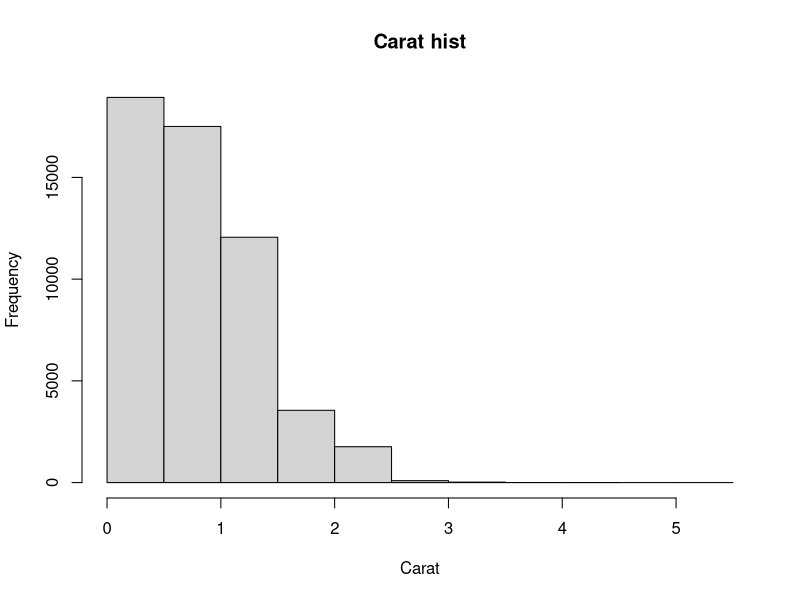
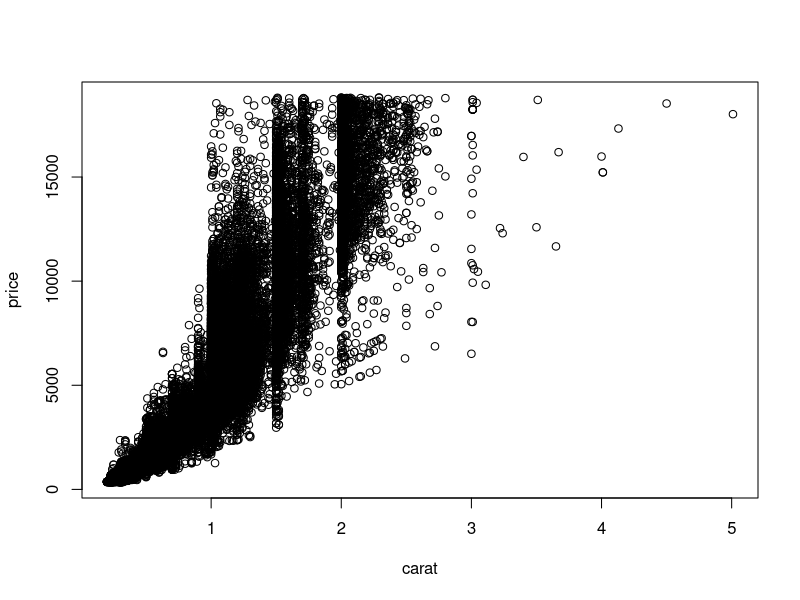
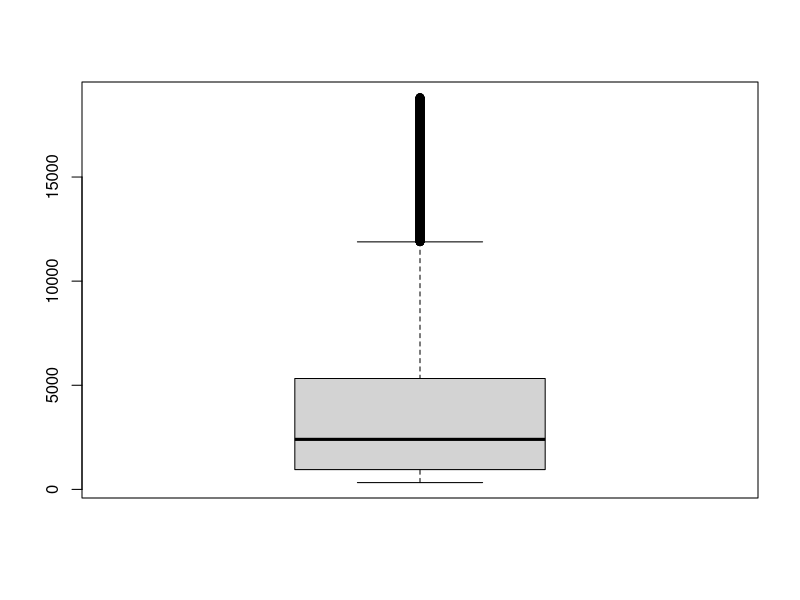
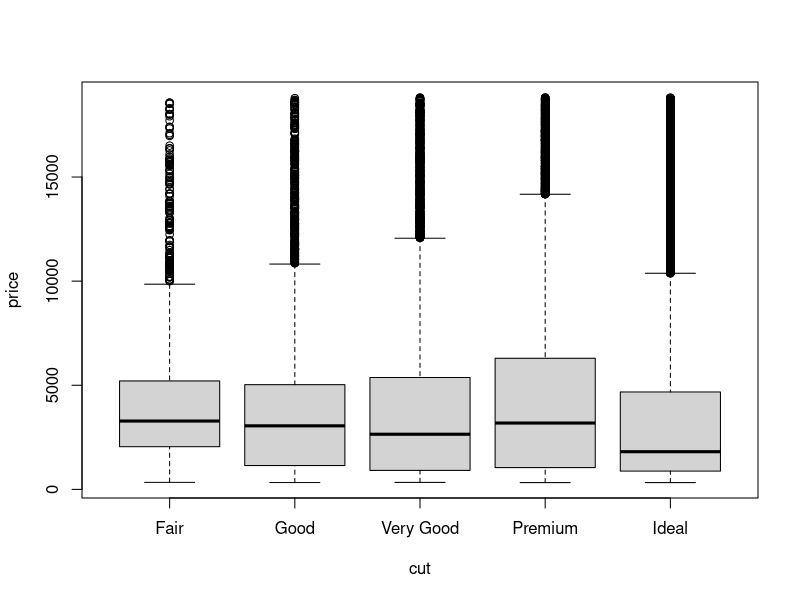
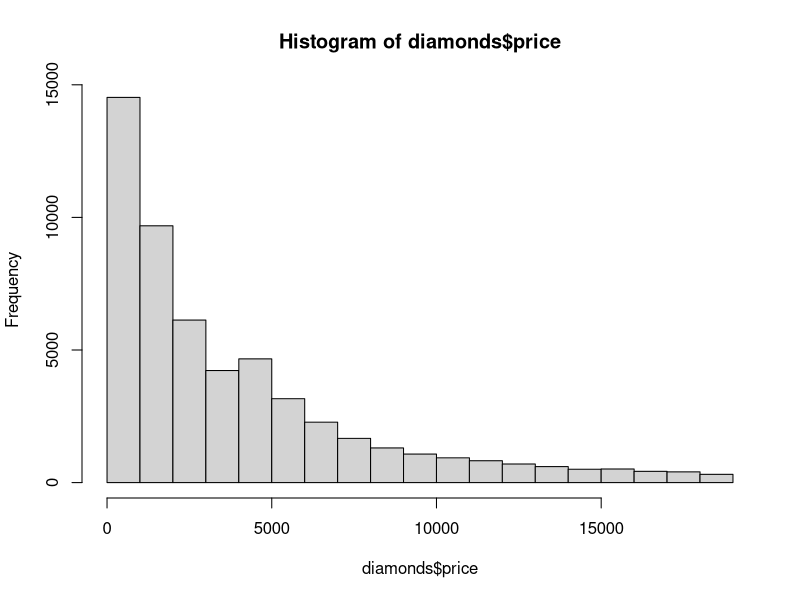
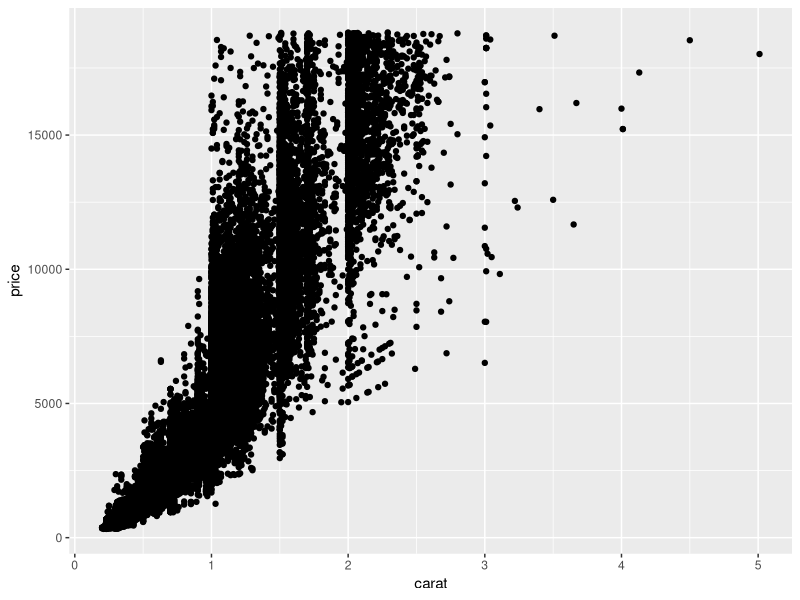
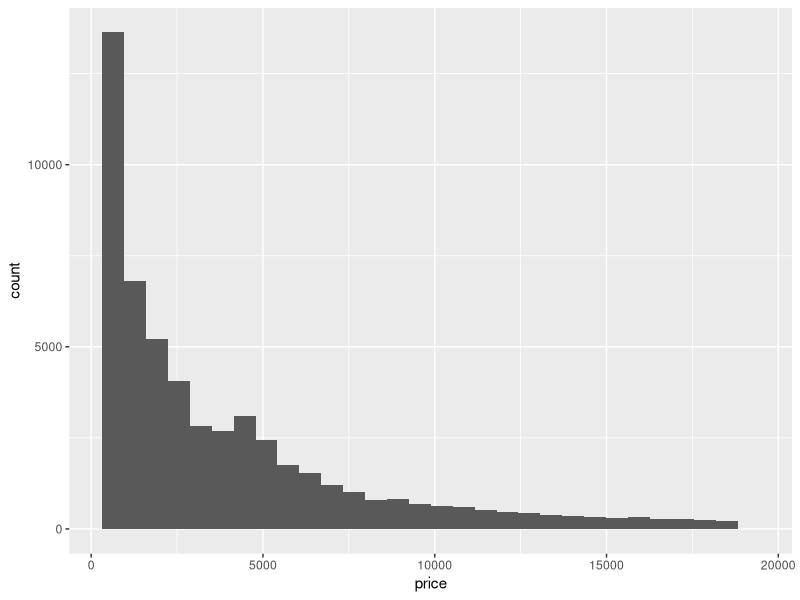
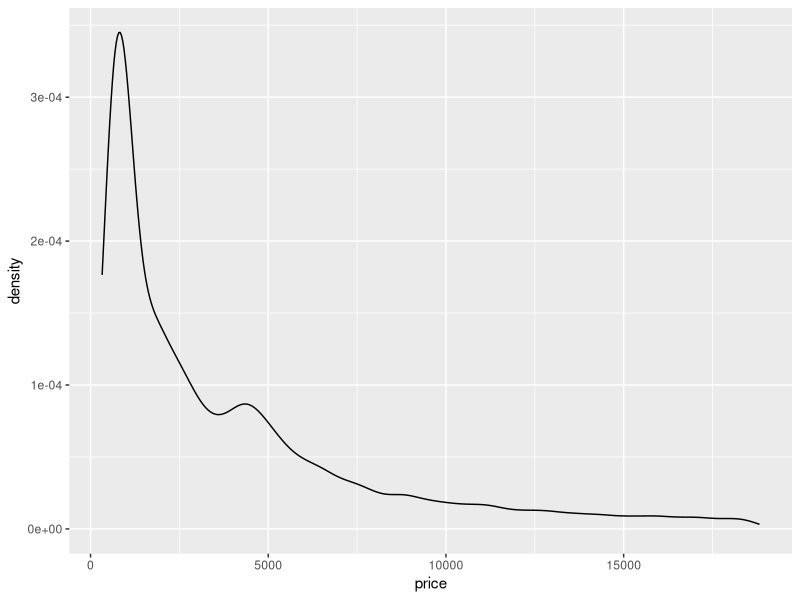

Source code (R) for these figures, in order: (Note: this script raises an error after producing the figures.)

require(ggplot2)
data(diamonds)
head(diamonds)
hist(diamonds$carat,main = 'Carat hist', xlab = 'Carat')

#Scatterploat
plot(price ~ carat, data = diamonds)
#Box plots
boxplot(diamonds$price)
boxplot(price ~ cut, data = diamonds)

#Histograms
hist(diamonds$price)

library(ggplot2)

# mapping the variable using aes function and then add geom layers to specify plots
ggplot(diamonds, aes(x = carat, y = price)) + geom_point()
ggplot(diamonds, aes(x = price )) + geom_histogram()
ggplot(diamonds, aes(x = price)) + geom_density()

ggplot(diamonds, aes(x = price)) + geom_density(fill = "grey50")
ggplot(diamonds, aes(x = price)) + geom_density(color = "blue")
ggplot(diamonds, aes(x = price)) + geom_density(fill = "grey50",color = "red")


#Store plot for using again and again
g <- ggplot(diamonds, aes(x=carat, y = price))
g + geom_point()
# add different colors for the classes
g + geom_point(aes(color=cut))
# change shape of points and change saturation for points
g + geom_point(aes(color = cut), shape = 1, alpha = 1/3)

#usign formula to braeak use ~

# making multiple graphs per color
g + geom_point(aes(color= cut)) + facet_wrap(~color)

g + geom_point(aes(color= cut)) + facet_wrap(clarity~color)
ggplot(diamonds, aes(x = price)) + geom_histogram() + facet_wrap(~cut)
ggplot(diamonds, aes(x = price, fill = cut, color = cut)) +
  geom_histogram(position = position_dodge())
ggplot(diamonds,aes(y=price, x =1)) + geom_boxplot()
ggplot(diamonds,aes(y=price, x =cut)) + geom_boxplot()


## Impressive box plot cousin.
ggplot(diamonds, aes(y=price, x = cut)) + geom_violin()

## OVerlaying the plots
ggplot(diamonds, aes(y=price, x = cut)) + geom_violin() + geom_point()
## Order of overlaying plots matter a lot.
ggplot(diamonds, aes(y=price, x = cut)) + geom_point() + geom_violin()

#For clearly viewing the points use jitter plots
ggplot(diamonds, aes(y=price, x = cut)) + geom_jitter() + geom_violin()

ggplot(diamonds, aes(y=price, x = cut)) + geom_jitter() + geom_violin(alpha = 1/3)

install.packages("ggthemes")
library("ggthemes")
## save plot in variable.

g <- ggplot(diamonds,aes(x=carat, y= price, color = cut)) + geom_point()
g
g + theme_economist()
g + theme_economist() + scale_color_economist()
g + theme_tufte()
g + theme_few()
g + theme_wsj()
g + theme_wsj() + scale_color_wsj()

g + theme_excel()
g + theme_excel() + scale_color_excel()

# you can build a new theme in this package

ggplot(data.frame(x = rnorm(100)),aes (sample = x)) + stat_qq() + geom_abline()

head(tips)
# To see multiple visualization. use GGally
install.packages("GGally")
GGally::ggpairs(tips)


